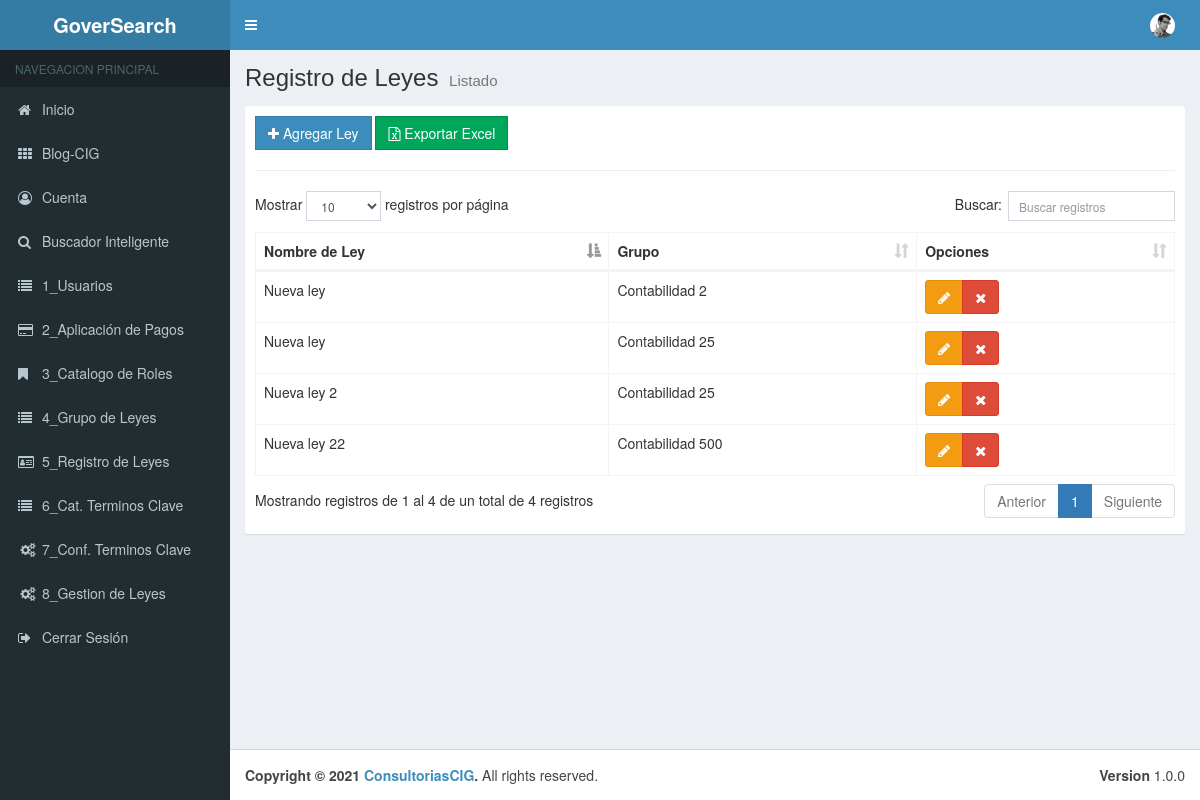
/00_Menu/cReg_Leyes, run on the app's committed database.
### tables this page shows
CREATE TABLE `tbl_leyes` (
  `pk_Datos_Ley` int(11) NOT NULL,
  `Nombre_de_Ley` varchar(50) NOT NULL,
  `Grupo_pk` int(11) NOT NULL,
  `Estado` bit(1) NOT NULL
);

CREATE TABLE `tbl_gpo_leyes` (
  `pk_Gpo_Ley` int(11) NOT NULL,
  `Nombre_de_Grupo` varchar(50) NOT NULL,
  `Estado` bit(1) NOT NULL
);

### application/controllers/00_Menu/cReg_Leyes.php (called while the page is built, shortened)
<?php
class cReg_Leyes extends CI_Controller {
	public function __construct(){
		$this->load->model("Reg_Leyes_Model");
		$this->load->model("Grupo_Leyes_Model");
	}
	public function index()
	{
		$data = array(
			'regleyes' =>$this->Reg_Leyes_Model->getRegLey(),
	   );
		$this->load->view("layouts/header");
		$this->load->view("layouts/aside");
		$this->load->view("admin/01_Menu/vReg_Leyes/list", $data);
		$this->load->view("layouts/footer");
	}
}

### index.php (called while the page is built, shortened)
<?php
require_once BASEPATH.'core/CodeIgniter.php';

### application/models/Reg_Leyes_Model.php (called while the page is built, shortened)
<?php
class Reg_Leyes_Model extends CI_Model {
    public function getRegLey(){
        $this->db->select("l.* ,g.Nombre_de_Grupo as grupos");
        $this->db->from("tbl_leyes l");
        $this->db->join("tbl_gpo_leyes g","l.Grupo_pk = g.pk_Gpo_Ley");
        $this->db->where("l.Estado","1");
        $resultados = $this->db->get();
        return $resultados->result();
    }
}

### application/views/admin/01_Menu/vReg_Leyes/list.php (the view)
<div class="content-wrapper">
    <section class="content-header">
        <h1>
        Registro de Leyes
        <small>Listado</small>
        </h1>
    </section>
    <section class="content">
        <div class="box box-solid">
            <div class="box-body">
                <div class="row">
                        <div class="col-md-12">
                            <a href="<?php echo base_url();?>00_Menu/cReg_Leyes/add" class="btn btn-primary btn-flat"><span class="fa fa-plus"></span> Agregar Ley</a>
                            <a href="<?php echo base_url();?>00_Menu/cReg_Leyes/add" class="btn btn-success btn-flat"><span class="fa fa-file-excel-o"></span> Exportar Excel</a>
                        </div>
                    </div>
                <hr>
                    <div class="row">
                        <div class="col-md-12">
                            <table id="example1" class="table table-bordered table-hover">
                                <thead>
                                <tr>
                                    <th>Nombre de Ley</th>
                                    <th>Grupo</th>
                                    <th>Opciones</th>
                                    </tr>
                                </thead>
                                <tbody>
                                    <?php if(!empty($regleyes)):?>
                                        <?php foreach($regleyes as $regley):?>
                                            <tr>
                                                <td><?php echo $regley->Nombre_de_Ley;?></td>
                                                <td><?php echo $regley->grupos;?></td>
                                                <td>
                                                    <div class="btn-group">
                                                        <a href="<?php echo base_url()?>00_Menu/cReg_Leyes/edit/<?php echo $regley->pk_Datos_Ley;?>" class="btn btn-warning"><span class="fa fa-pencil"></span></a>
                                                        <a href="<?php echo base_url();?>00_Menu/cReg_Leyes/delete/<?php echo $regley->pk_Datos_Ley;?>" class="btn btn-danger btn-remove"><span class="fa fa-remove"></span></a>                                                            </div>
                                                </td>
                                            </tr>
                                        <?php endforeach;?>
                                    <?php endif;?>
                                </tbody>
                            </table>
                        </div>
                    </div>
            </div>
        </div>
    </section>
</div>

### data on the page
tbl_leyes: Nombre_de_Ley "Nueva ley 22", Grupo_pk.Nombre_de_Grupo "Contabilidad 500"
tbl_leyes: Nombre_de_Ley "Nueva ley 2", Grupo_pk.Nombre_de_Grupo "Contabilidad 25"
tbl_leyes: Nombre_de_Ley "Nueva ley", Grupo_pk.Nombre_de_Grupo "Contabilidad 2"
tbl_leyes: Nombre_de_Ley "Nueva ley", Grupo_pk.Nombre_de_Grupo "Contabilidad 25"
